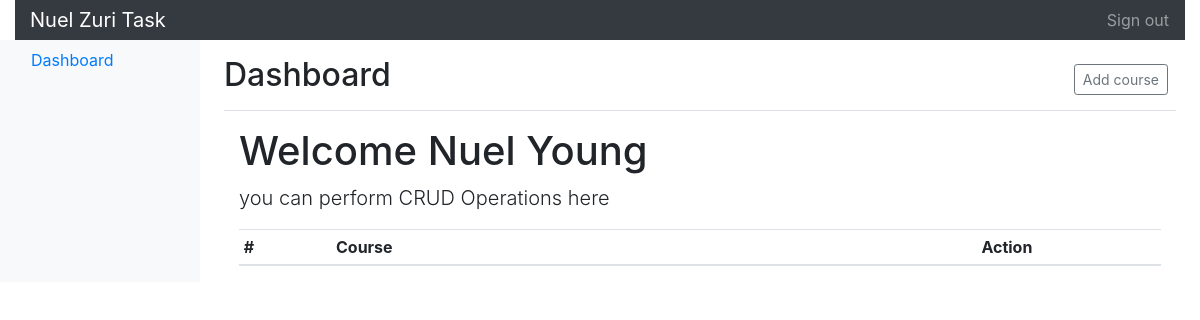
Before: /dashboard.php (signed in) with the older database file.
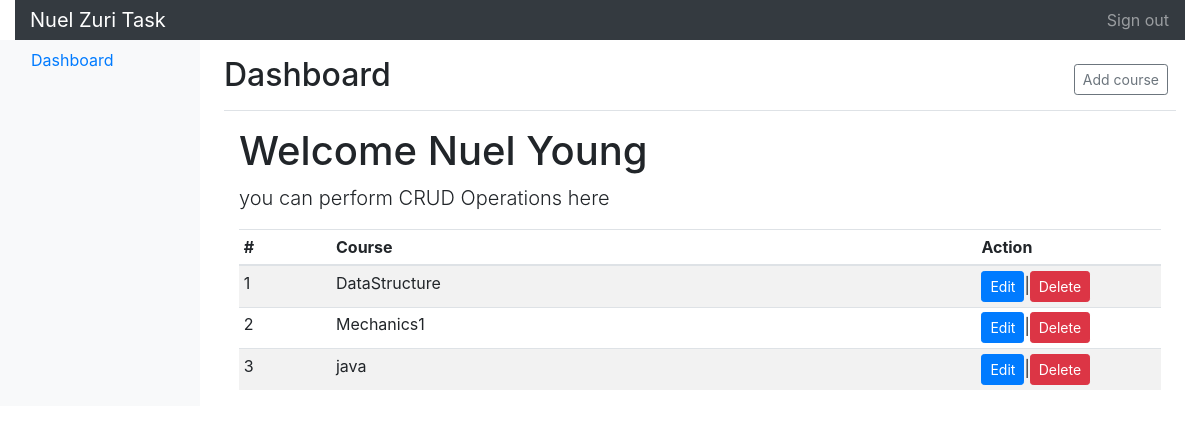
After: the same page with the newer database file.
### tables this page shows
CREATE TABLE IF NOT EXISTS `users` (
  `id` int(11) NOT NULL AUTO_INCREMENT,
  `email` varchar(25) NOT NULL,
  `fullname` varchar(255) NOT NULL,
  `password` varchar(255) NOT NULL,
  PRIMARY KEY (`id`)
);

CREATE TABLE IF NOT EXISTS `course` (
  `id` int(11) NOT NULL AUTO_INCREMENT,
  `coursename` varchar(255) NOT NULL,
  `user_id` int(11) NOT NULL,
  PRIMARY KEY (`id`)
);

### dashboard.php (the view, shortened to what this page needs)
<?php
require_once("layout/header.php");
require_once("courseprocess.php");
$query = " SELECT * FROM users WHERE id = '{$_SESSION['user']}'";
	$run_query = mysqli_query($connection, $query);
	if(mysqli_num_rows($run_query) == 1){
		while($result = mysqli_fetch_assoc($run_query)){
			$user_id = $result['id'];
			$user_fullname = ucwords($result['fullname']);
		}
	}
	?>
    <div class="container-fluid">
      <div class="row">
        <nav class="col-md-2 d-none d-md-block bg-light sidebar">
          <div class="sidebar-sticky">
            <ul class="nav flex-column">
              <li class="nav-item">
                <a class="nav-link active" href="#">
                  Dashboard <span class="sr-only">(current)</span>
                </a>
              </li>
            </ul>
          </div>
        </nav>
		<main role="main" class="col-md-9 ml-sm-auto col-lg-10 pt-3 px-4">
          <div class="d-flex justify-content-between flex-wrap flex-md-nowrap align-items-center pb-2 mb-3 border-bottom">
            <h1 class="h2">Dashboard</h1>
            <div class="btn-toolbar mb-2 mb-md-0">
              <div class="btn-group mr-2">
			  <a href="addcourse.php" class="btn btn-sm btn-outline-secondary">Add course</a>
              </div>
            </div>
          </div>
<div class="container">
<h1>Welcome <?php echo $user_fullname;?></h1>
        <p class="lead">you can perform CRUD Operations here</p>
		<div class="table-responsive">
            <table class="table table-striped table-sm">
              <thead>
                <tr>
                  <th width="10%">#</th>
                  <th>Course</th>
				  <th width="20%">Action</th>
                </tr>
              </thead>
              <tbody>
			  <?php
			  $i=1;
			  $query1="SELECT c.coursename,c.id FROM `users` as u INNER JOIN course as c  ON c.user_id = u.id WHERE u.id='$user_id'";
			  $run_query1 = $connection->query($query1);
			  while($result1 = $run_query1->fetch_assoc()) { ?>
                <tr>
					<td> <?php echo $i++; ?></td>
					<td><?php echo $result1['coursename']; ?></td>
					  <td><a href="editcourse.php?id=<?php echo $result1['id']; ?>" class="btn btn-sm btn-primary">Edit</a>|<a href="deletecourse.php?id=<?php echo $result1['id']; ?>" class="btn btn-sm btn-danger">Delete</a></td>
                </tr>
				<?php } ?>
				</tbody>
            </table>
		</div>
</div>
</main>
</div>
    </div
<?php require_once("layout/footer.php");?>
</body>

### layout/header.php (shortened to what this page needs)
<!DOCTYPE html>
<html>
<head>
    <link href="assets/css/bootstrap.min.css" rel="stylesheet">
</head>
<body>
<div class="container-fluid">
<nav class="navbar navbar-dark sticky-top bg-dark flex-md-nowrap p-0">
      <a class="navbar-brand col-sm-3 col-md-2 mr-0" href="dashboard.php">Nuel Zuri Task</a>
      <ul class="navbar-nav px-3">
        <li class="nav-item text-nowrap">
          <a class="nav-link" href="logout.php">Sign out</a>
        </li>
      </ul>
    </nav>
</div>

### layout/footer.php (shortened to what this page needs)
<!-- Bootstrap core JavaScript
    ================================================== -->
  </body>

Changed rows visible on the page:
added course: coursename "DataStructure"
added course: coursename "Mechanics1"
added course: coursename "java"
